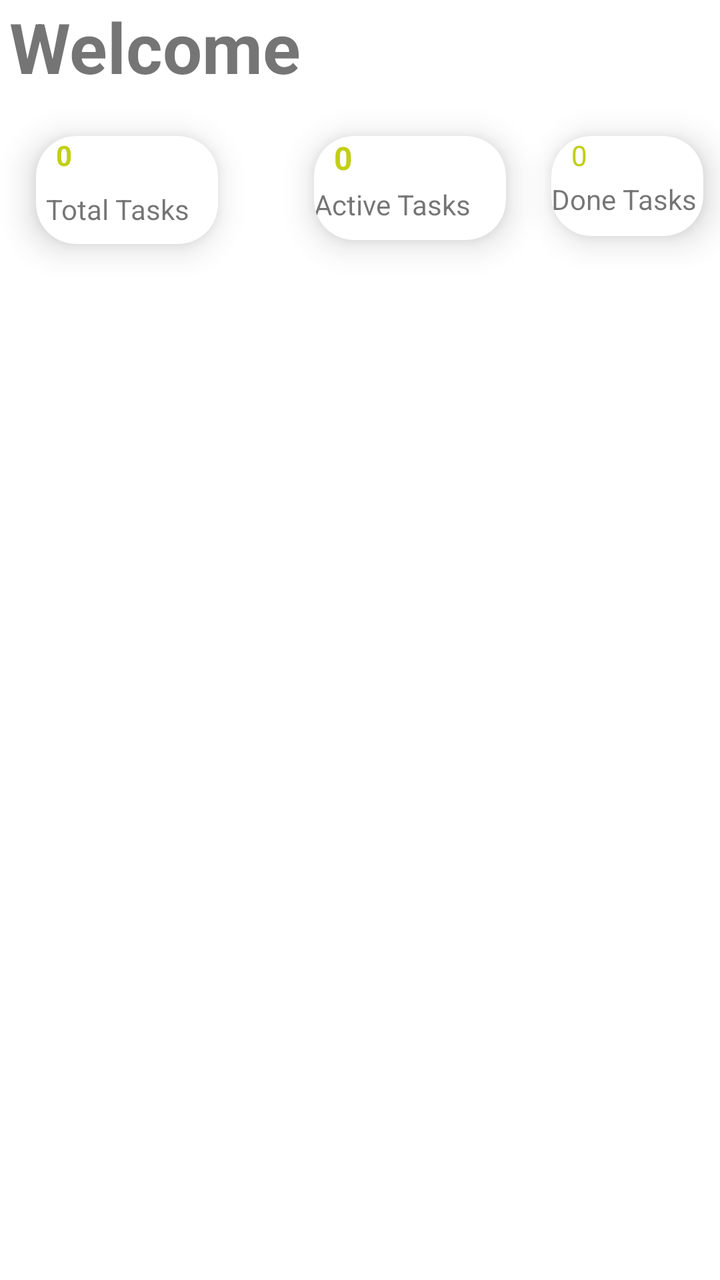
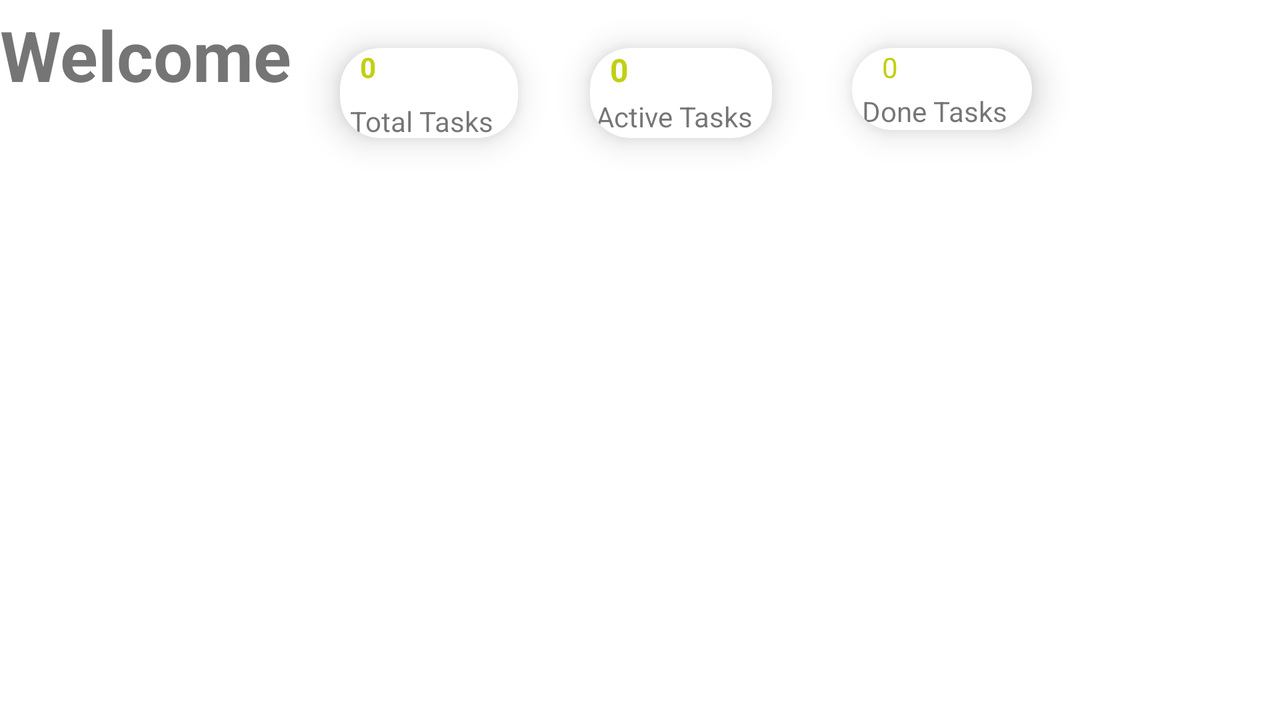

First picture: res/layout/ on a phone held upright. Second picture: the repository's own variant of that layout, on a device whose configuration matches the variant's folder. Source for both follows.
<!-- AndroidManifest.xml: application theme Theme.TodoApp -->
<!-- res/layout/with_task.xml -->
<?xml version="1.0" encoding="utf-8"?>
<androidx.constraintlayout.widget.ConstraintLayout xmlns:android="http://schemas.android.com/apk/res/android"
    xmlns:tools="http://schemas.android.com/tools"
    android:layout_width="match_parent"
    android:layout_height="match_parent"
    xmlns:app="http://schemas.android.com/apk/res-auto">

    <androidx.cardview.widget.CardView
        android:id="@+id/cardView1"
        android:layout_width="127dp"
        android:layout_height="102dp"
        android:layout_alignParentStart="true"
        android:layout_marginTop="4dp"
        app:cardBackgroundColor="@color/white"
        app:cardCornerRadius="20dp"
        app:cardElevation="10dp"
        app:cardMaxElevation="12dp"
        app:cardPreventCornerOverlap="true"
        app:cardUseCompatPadding="true"
        app:layout_constraintStart_toStartOf="parent"
        app:layout_constraintTop_toBottomOf="@+id/welcom">

        <androidx.appcompat.widget.LinearLayoutCompat
            android:layout_width="103dp"
            android:layout_height="71dp"
            android:orientation="vertical"
            tools:layout_editor_absoluteX="0dp"
            tools:layout_editor_absoluteY="56dp">

            <TextView
                android:id="@+id/total_with_task"
                android:layout_width="wrap_content"
                android:layout_height="wrap_content"
                android:layout_marginStart="10dp"
                android:text="0"
                android:textColor="@color/high"
                android:textStyle="bold" />

            <TextView
                android:id="@+id/total_desc"
                android:layout_width="wrap_content"
                android:layout_height="wrap_content"
                android:layout_marginTop="3dp"
                android:gravity="center_horizontal|fill_horizontal"
                android:padding="5dp"
                android:text="Total Tasks" />
        </androidx.appcompat.widget.LinearLayoutCompat>
    </androidx.cardview.widget.CardView>

    <androidx.cardview.widget.CardView
        android:id="@+id/cardV2"
        android:layout_width="112dp"
        android:layout_height="98dp"
        android:layout_alignParentStart="true"
        android:layout_marginTop="4dp"
        android:layout_marginEnd="4dp"
        app:cardBackgroundColor="@color/white"
        app:cardCornerRadius="20dp"
        app:cardElevation="10dp"
        app:cardMaxElevation="12dp"
        app:cardPreventCornerOverlap="true"
        app:cardUseCompatPadding="true"
        app:layout_constraintEnd_toEndOf="parent"
        app:layout_constraintStart_toEndOf="@+id/cardView3"
        app:layout_constraintTop_toBottomOf="@+id/welcom">

        <androidx.appcompat.widget.LinearLayoutCompat
            android:layout_width="89dp"
            android:layout_height="57dp"
            android:orientation="vertical"
            tools:layout_editor_absoluteX="0dp"
            tools:layout_editor_absoluteY="56dp">

            <TextView
                android:id="@+id/total_done"
                android:layout_width="wrap_content"
                android:layout_height="wrap_content"
                android:layout_marginStart="10dp"
                android:text="0"
                android:textColor="@color/high" />

            <TextView
                android:id="@+id/done_desc"
                android:layout_width="wrap_content"
                android:layout_height="wrap_content"
                android:layout_marginTop="3dp"
                android:text="Done Tasks" />
        </androidx.appcompat.widget.LinearLayoutCompat>
    </androidx.cardview.widget.CardView>

    <TextView
        android:id="@+id/welcom"
        android:layout_width="351dp"
        android:layout_height="40dp"
        android:text="Welcome"
        android:textSize="35dp"
        android:textStyle="bold"
        app:layout_constraintEnd_toEndOf="parent"
        app:layout_constraintStart_toStartOf="parent"
        app:layout_constraintTop_toTopOf="parent" />

    <androidx.cardview.widget.CardView
        android:id="@+id/cardView3"
        android:layout_width="132dp"
        android:layout_height="100dp"
        android:layout_alignParentStart="true"
        android:layout_marginStart="12dp"
        android:layout_marginTop="4dp"
        app:cardBackgroundColor="@color/white"
        app:cardCornerRadius="20dp"
        app:cardElevation="10dp"
        app:cardMaxElevation="12dp"
        app:cardPreventCornerOverlap="true"
        app:cardUseCompatPadding="true"
        app:layout_constraintStart_toEndOf="@+id/cardView1"
        app:layout_constraintTop_toBottomOf="@+id/welcom">

        <androidx.appcompat.widget.LinearLayoutCompat
            android:layout_width="93dp"
            android:layout_height="65dp"
            android:orientation="vertical"
            tools:layout_editor_absoluteX="0dp"
            tools:layout_editor_absoluteY="56dp">

            <TextView
                android:id="@+id/total_active"
                android:layout_width="wrap_content"
                android:layout_height="wrap_content"
                android:layout_marginStart="10dp"
                android:gravity="start"
                android:text="0"
                android:textColor="@color/high"
                android:textSize="16sp"
                android:textStyle="bold" />

            <TextView
                android:id="@+id/active_desc"
                android:layout_width="wrap_content"
                android:layout_height="wrap_content"
                android:layout_marginTop="3dp"
                android:text="Active Tasks" />
        </androidx.appcompat.widget.LinearLayoutCompat>
    </androidx.cardview.widget.CardView>


</androidx.constraintlayout.widget.ConstraintLayout>
<!-- resources referenced by this layout -->
<resources>
  <color name="high">#C1CF16</color>
  <color name="white">#FFFFFFFF</color>
  <style name="Theme.TodoApp" parent="Theme.MaterialComponents.DayNight.DarkActionBar">
          
          <item name="colorPrimary">@color/low</item>
          <item name="colorPrimaryVariant">@color/purple_700</item>
          <item name="colorOnPrimary">@color/white</item>
          
          <item name="colorSecondary">@color/teal_200</item>
          <item name="colorSecondaryVariant">@color/teal_700</item>
          <item name="colorOnSecondary">@color/black</item>
          
          <item name="android:statusBarColor" tools:targetApi="l">?attr/colorPrimaryVariant</item>
          
      </style>
  <color name="low">#0C0D0D</color>
  <color name="purple_700">#FF3700B3</color>
  <color name="teal_200">#FF03DAC5</color>
  <color name="teal_700">#FF018786</color>
  <color name="black">#FF000000</color>
</resources>
<!-- res/layout-land/with_task.xml (the repository's variant of the layout above) -->
<!-- drawn on the phone turned sideways -->
<?xml version="1.0" encoding="utf-8"?>
<androidx.constraintlayout.widget.ConstraintLayout xmlns:android="http://schemas.android.com/apk/res/android"
    xmlns:tools="http://schemas.android.com/tools"
    android:layout_width="match_parent"
    android:layout_height="match_parent"
    xmlns:app="http://schemas.android.com/apk/res-auto">

    <androidx.cardview.widget.CardView
        android:id="@+id/cardView1"
        android:layout_width="125dp"
        android:layout_height="93dp"
        android:layout_alignParentStart="true"
        app:cardBackgroundColor="@color/white"
        app:cardCornerRadius="20dp"
        app:cardElevation="10dp"
        app:cardMaxElevation="12dp"
        app:cardPreventCornerOverlap="true"
        app:cardUseCompatPadding="true"
        app:layout_constraintStart_toEndOf="@+id/welcom"
        app:layout_constraintTop_toTopOf="parent">

        <androidx.appcompat.widget.LinearLayoutCompat
            android:layout_width="100dp"
            android:layout_height="66dp"
            android:orientation="vertical"
            tools:layout_editor_absoluteX="0dp"
            tools:layout_editor_absoluteY="56dp">

            <TextView
                android:id="@+id/total_with_task"
                android:layout_width="wrap_content"
                android:layout_height="wrap_content"
                android:layout_marginStart="10dp"
                android:text="0"
                android:textColor="@color/high"
                android:textStyle="bold" />

            <TextView
                android:id="@+id/total_desc"
                android:layout_width="wrap_content"
                android:layout_height="wrap_content"
                android:layout_marginTop="3dp"
                android:gravity="center_horizontal|fill_horizontal"
                android:padding="5dp"
                android:text="Total Tasks" />
        </androidx.appcompat.widget.LinearLayoutCompat>
    </androidx.cardview.widget.CardView>

    <androidx.cardview.widget.CardView
        android:id="@+id/cardV2"
        android:layout_width="126dp"
        android:layout_height="89dp"
        android:layout_alignParentStart="true"
        android:layout_marginStart="4dp"
        app:cardBackgroundColor="@color/white"
        app:cardCornerRadius="20dp"
        app:cardElevation="10dp"
        app:cardMaxElevation="12dp"
        app:cardPreventCornerOverlap="true"
        app:cardUseCompatPadding="true"
        app:layout_constraintEnd_toEndOf="parent"
        app:layout_constraintHorizontal_bias="0.0"
        app:layout_constraintStart_toEndOf="@+id/cardView3"
        app:layout_constraintTop_toTopOf="parent">

        <androidx.appcompat.widget.LinearLayoutCompat
            android:layout_width="94dp"
            android:layout_height="63dp"
            android:layout_marginStart="5dp"
            android:orientation="vertical"
            tools:layout_editor_absoluteX="0dp"
            tools:layout_editor_absoluteY="56dp">

            <TextView
                android:id="@+id/total_done"
                android:layout_width="wrap_content"
                android:layout_height="wrap_content"
                android:layout_marginStart="10dp"
                android:text="0"
                android:textColor="@color/high" />

            <TextView
                android:id="@+id/done_desc"
                android:layout_width="wrap_content"
                android:layout_height="wrap_content"
                android:layout_marginTop="3dp"
                android:text="Done Tasks" />
        </androidx.appcompat.widget.LinearLayoutCompat>
    </androidx.cardview.widget.CardView>

    <TextView
        android:id="@+id/welcom"
        android:layout_width="152dp"
        android:layout_height="52dp"
        android:layout_marginTop="4dp"
        android:text="Welcome"
        android:textSize="35dp"
        android:textStyle="bold"
        app:layout_constraintStart_toStartOf="parent"
        app:layout_constraintTop_toTopOf="parent" />

    <androidx.cardview.widget.CardView
        android:id="@+id/cardView3"
        android:layout_width="127dp"
        android:layout_height="93dp"
        android:layout_alignParentStart="true"
        app:cardBackgroundColor="@color/white"
        app:cardCornerRadius="20dp"
        app:cardElevation="10dp"
        app:cardMaxElevation="12dp"
        app:cardPreventCornerOverlap="true"
        app:cardUseCompatPadding="true"
        app:layout_constraintStart_toEndOf="@+id/cardView1"
        app:layout_constraintTop_toTopOf="parent">

        <androidx.appcompat.widget.LinearLayoutCompat
            android:layout_width="91dp"
            android:layout_height="65dp"
            android:orientation="vertical"
            tools:layout_editor_absoluteX="0dp"
            tools:layout_editor_absoluteY="56dp">

            <TextView
                android:id="@+id/total_active"
                android:layout_width="wrap_content"
                android:layout_height="wrap_content"
                android:layout_marginStart="10dp"
                android:gravity="start"
                android:text="0"
                android:textColor="@color/high"
                android:textSize="16sp"
                android:textStyle="bold" />

            <TextView
                android:id="@+id/active_desc"
                android:layout_width="wrap_content"
                android:layout_height="wrap_content"
                android:layout_marginStart="3dp"
                android:layout_marginTop="3dp"
                android:text="Active Tasks" />
        </androidx.appcompat.widget.LinearLayoutCompat>
    </androidx.cardview.widget.CardView>


</androidx.constraintlayout.widget.ConstraintLayout>
